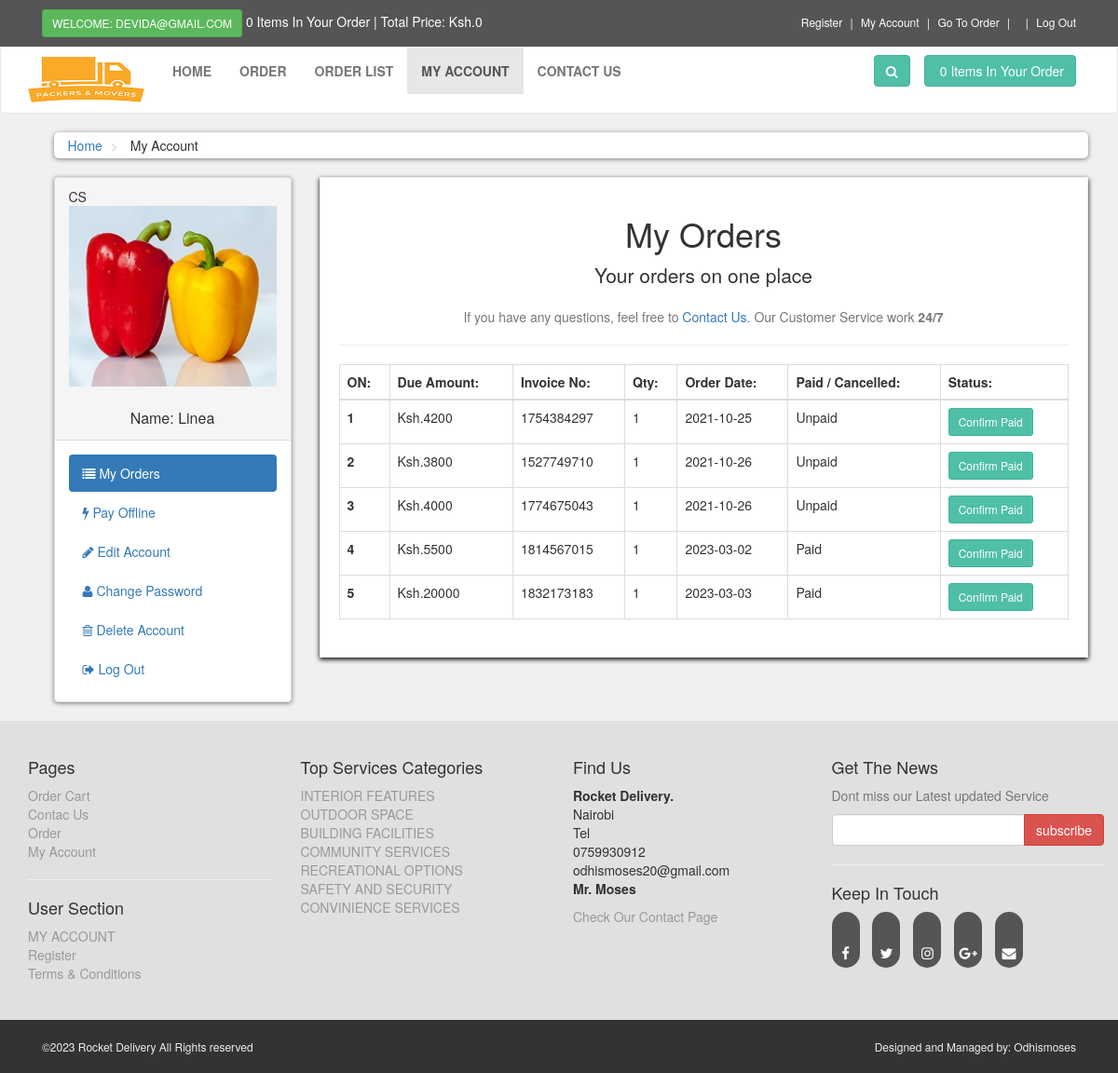
Page /customer/my_account.php?my_orders (signed in) on the committed database.
### tables this page shows
CREATE TABLE `customers` (
  `customer_id` int(11) NOT NULL AUTO_INCREMENT,
  `customer_name` varchar(255) NOT NULL,
  `second_name` varchar(255) NOT NULL,
  `customer_email` varchar(255) NOT NULL,
  `customer_pass` varchar(255) NOT NULL,
  `customer_county` text NOT NULL,
  `customer_city` text NOT NULL,
  `customer_contact` varchar(255) NOT NULL,
  `customer_address` text NOT NULL,
  `customer_image` text NOT NULL,
  `customer_ip` varchar(100) NOT NULL,
  PRIMARY KEY (`customer_id`)
);

CREATE TABLE `customer_orders` (
  `order_id` int(11) NOT NULL AUTO_INCREMENT,
  `customer_id` int(11) NOT NULL,
  `due_amount` int(11) NOT NULL,
  `invoice_no` int(11) NOT NULL,
  `qty` int(11) NOT NULL,
  `size` text NOT NULL,
  `order_date` date NOT NULL,
  `order_status` text NOT NULL,
  PRIMARY KEY (`order_id`)
);

CREATE TABLE `product_categories` (
  `p_cat_id` int(11) NOT NULL AUTO_INCREMENT,
  `p_cat_title` text NOT NULL,
  `p_cat_desc` text NOT NULL,
  PRIMARY KEY (`p_cat_id`)
);

### customer/my_orders.php (the view, shortened to what this page needs)
<center>
    <h1> My Orders </h1>
    <p class="lead"> Your orders on one place</p>
    <p class="text-muted">
        If you have any questions, feel free to <a href="../contact.php">Contact Us</a>. Our Customer Service work <strong>24/7</strong>
    </p>
</center>
<hr>
<div class="table-responsive">
    <table class="table table-bordered table-hover">
        <thead>
            <tr>
                <th> ON: </th>
                <th> Due Amount: </th>
                <th> Invoice No: </th>
                <th> Qty: </th>
                <th> Order Date:</th>
                <th> Paid / Cancelled: </th>
                <th> Status: </th>
            </tr>
        </thead>
        <tbody>
            <?php
            $customer_session = $_SESSION['customer_email'];
            $get_customer = "select * from customers where customer_email='$customer_session'";
            $run_customer = mysqli_query($con,$get_customer);
            $row_customer = mysqli_fetch_array($run_customer);
            $customer_id = $row_customer['customer_id'];
            $get_orders = "select * from customer_orders where customer_id='$customer_id'";
            $run_orders = mysqli_query($con,$get_orders);
            $i = 0;
            while($row_orders = mysqli_fetch_array($run_orders)){
                $order_id = $row_orders['order_id'];
                $due_amount = $row_orders['due_amount'];
                $invoice_no = $row_orders['invoice_no'];
                $qty = $row_orders['qty'];
                $order_date = substr($row_orders['order_date'],0,11);
                $order_status = $row_orders['order_status'];
                $i++;
                if($order_status=='pending'){
                    $order_status = 'Unpaid';
                }else{
                    $order_status = 'Paid';
                }
            ?>
            <tr>
                <th> <?php echo $i; ?> </th>
                <td> Ksh.<?php echo $due_amount; ?> </td>
                <td> <?php echo $invoice_no; ?> </td>
                <td> <?php echo $qty; ?> </td>
                <td> <?php echo $order_date; ?> </td>
                <td> <?php echo $order_status; ?> </td>
                <td>
                    <a href="confirm.php?order_id=<?php echo $order_id; ?>" target="_blank" class="btn btn-primary btn-sm"> Confirm Paid </a>
                </td>
            </tr>
            <?php } ?>
        </tbody>
    </table>
</div>

### customer/includes/sidebar.php
<div class="panel panel-default sidebar-menu">
    <div class="panel-heading">
       <?php
       $con = mysqli_connect("localhost", "root", "", "malikaproperties");
         $customer_session = $_SESSION['customer_email'];
         $get_customer = "select * from customers where customer_email='$customer_session'";
         $run_customer = mysqli_query($con, $get_customer);
         $row_customer = mysqli_fetch_array($run_customer);
         $customer_image = $row_customer['customer_image'];
         $customer_name = $row_customer['customer_name'];
         if(!isset($_SESSION['customer_email'])){
         }else{
            echo"
            CS
               <center>
                  <img src='customer_images/$customer_image' class='img-responsive'>
               </center>
               </br>
               <h3 class='panel-title' align='center'>
                     Name: $customer_name
               </h3>
            ";
         }
       ?>
    </div>
    <div class="panel-body">
        <ul class="nav-pills nav-stacked nav">
            <li class="<?php if(isset($_GET['my_orders'])){echo"active";} ?>">
                 <a href="my_account.php?my_orders">
                 <i class="fa fa-list"></i> My Orders
                 </a>
            </li>
            <li class="<?php if(isset($_GET['pay_offline'])){echo"active";} ?>">
                 <a href="my_account.php?pay_offline">
                 <i class="fa fa-bolt"></i> Pay Offline
                 </a>
            </li>
             <li class="<?php if(isset($_GET['edit_account'])){echo"active";} ?>">
                 <a href="my_account.php?edit_account">
                 <i class="fa fa-pencil"></i> Edit Account
                 </a>
            </li>
            <li class="<?php if(isset($_GET['change_pass'])){echo"active";} ?>">
                 <a href="my_account.php?change_pass">
                 <i class="fa fa-user"></i> Change Password
                 </a>
            </li>
            <li class="<?php if(isset($_GET['delete_account'])){echo"active";} ?>">
                 <a href="my_account.php?delete_account">
                 <i class="fa fa-trash-o"></i> Delete Account
                 </a>
            </li>
            <li>
                 <a href="logout.php">
                 <i class="fa fa-sign-out"></i> Log Out
                 </a>
            </li>
        </ul>
    </div>
</div>

### customer/includes/footer.php (shortened to what this page needs)
<div id="footer">
    <div class="container">
        <div class="row">
            <div class="col-sm-6 col-md-3">
                 <h4>Pages</h4>
             <ul>
                 <li><a href="bookingHistory.php">Order Cart</a></li>
                 <li><a href="contact.php">Contac Us</a></li>
                 <li><a href="shop.php">Order</a></li>
                 <li><a href="customer/my_account.php">My Account</a></li>
             </ul>
            <hr>
             <h4>User Section</h4>
               <ul>
                   <?php
                        if(!isset($_SESSION['customer_email'])){
                            echo"<a href='login.php'>Login</a>";
                            }else{
                                 echo"<a href='customer/my_account.php?my_orders'>MY ACCOUNT</a>";
                            }
                    ?>
                   <li><a href="customer_register.php">Register</a></li>
                    <li><a href="terms.php">Terms & Conditions</a></li>
               </ul>
            </div>
            <div class="com-sm-6 col-md-3">
             <h4>Top Services Categories</h4>
                <ul>
                    <?php
                       $get_p_cats = "select * from product_categories";
                       $run_p_cats = mysqli_query($con,$get_p_cats);
                       while($row_p_cats=mysqli_fetch_array($run_p_cats)){
                          $p_cat_id = $row_p_cats['p_cat_id'];
                          $p_cat_title = $row_p_cats['p_cat_title'];
                            echo"
                             <li>
                                 <a href='shop.php?p_cats=$p_cat_id'>
                                     $p_cat_title
                                 </a>
                             </li>
                            ";
                       }
                    ?>
                </ul>
            </div>
            <div class="com-sm-6 col-md-3">
                <h4>Find Us</h4>
                <p>
                  <strong>Rocket Delivery.</strong>
                  </br>Nairobi
                  </br>Tel
                  </br>0759930912
                  </br>odhismoses20@gmail.com
                  </br><strong>Mr. Moses</strong>
                </p>
                <a href="contact.php">Check Our Contact Page</a>
            </div>
            <div class="col-sm-6 col-md-3"></div>
             <h4>Get The News</h4>
             <p class="text-muted">
                Dont miss our Latest updated Service
             </p>
             <form action="" method="post">
                 <div class="input-group">
                 <input type="text" class="form-control" name="email">
                 <span class="input-group-btn ">
                       <input type="submit" value="subscribe" class="btn btn-danger">
                 </span>
                 </div>
             </form>
             <hr>
             <h4>Keep In Touch</h4>
             <p class="social">
                 <a href="#" class="fa fa-facebook"></a>
                 <a href="#" class="fa fa-twitter"></a>
                 <a href="#" class="fa fa-instagram"></a>
                 <a href="#" class="fa fa-google-plus"></a>
                 <a href="#" class="fa fa-envelope"></a>
             </p>
            </div>
        </div>
    </div>
<div id="copyright">
    <div class="container">
        <div class="col-md-6">
            <p class="pull-left">&copy;2023 Rocket Delivery All Rights reserved</p>
        </div>
         <div class="col-md-6">
            <p class="pull-right"> Designed and Managed by: Odhismoses</p>
        </div>
    </div>
</div>

### customer/styles/style.css (style rules this page uses)
body { font-size: 14px; line-height: 1.42847143; color: #333333; background: #f0f0f0f0; overflow-x: hidden; padding-bottom: 0px; }
.btn-primary { color: rgb(255, 255, 255); background: rgb(79, 191, 168); border-color: rgb(65, 179, 156); }
#footer { background:#e0e0e0 ; padding: 30px 0; }
#footer ul { list-style: none; padding-left: 0px; }
#footer a { text-decoration: none; color: #999999; padding: 30px 0; text-decoration: none }
#footer ul a { color: #999999; padding: 30px 0; text-decoration: none ; }
#footer .social { text-align: left; }
#footer .social a { margin: 0px 10px 0px 0px; display: inline-block; color: #ffffff; width: 30px; height: 30px; border-radius:50px; line-height: 30px; font-size:15px; vertical-align: bottom; text-align:center; background: #555555; text-decoration: none; }
#copyright { background: #333333; color: #eeeeee; padding: 20px 0px; font-size: 12px; }
#copyright p { margin: 0px; }
#content .panel.sidebar-menu { box-sizing: border-box; box-shadow: 0px 1px 5px rgba(0, 0, 0, .5); }
#content .panel.sidebar-menu h3 { padding: 5px 0px; margin: 0px; }

### rows in the picture
customers: customer_image (picture), customer_name "Linea"
customer_orders: due_amount "4200", invoice_no "1754384297", qty "1", order_date "2021-10-25", order_status "Unpaid"
customer_orders: due_amount "3800", invoice_no "1527749710", qty "1", order_date "2021-10-26", order_status "Unpaid"
customer_orders: due_amount "4000", invoice_no "1774675043", qty "1", order_date "2021-10-26", order_status "Unpaid"
customer_orders: due_amount "5500", invoice_no "1814567015", qty "1", order_date "2023-03-02", order_status "Paid"
customer_orders: due_amount "20000", invoice_no "1832173183", qty "1", order_date "2023-03-03", order_status "Paid"
product_categories: p_cat_title "INTERIOR FEATURES"
product_categories: p_cat_title "OUTDOOR SPACE"
product_categories: p_cat_title "BUILDING FACILITIES"
product_categories: p_cat_title "COMMUNITY SERVICES"
product_categories: p_cat_title "RECREATIONAL OPTIONS"
product_categories: p_cat_title "SAFETY AND SECURITY"
product_categories: p_cat_title "CONVINIENCE SERVICES"

### other values in the picture
$_SESSION['customer_email'] "DEVIDA@GMAIL.COM"
$count_items "0 0"
$total "0"
